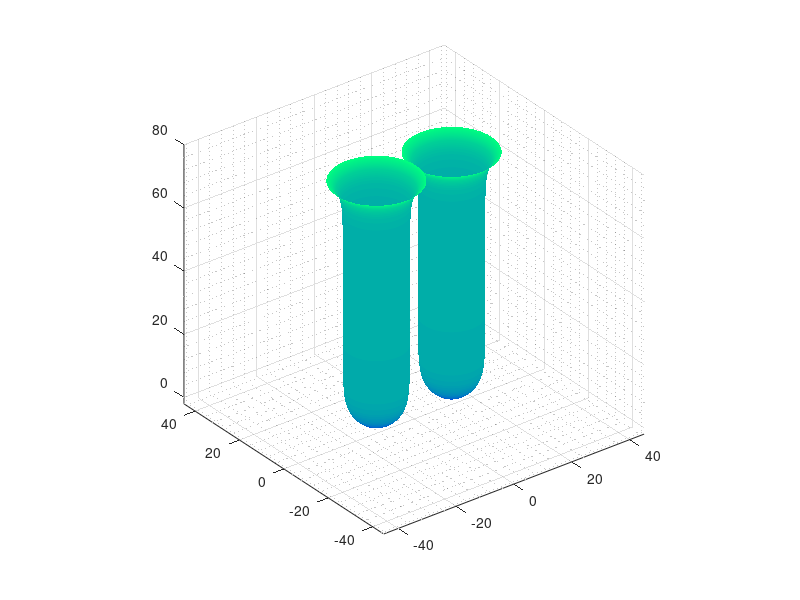

Recreate this plot in MATLAB.
% Crypt fission maybe
clear; close all; clc

% Discretize space:
N_u = 1e2;
u = linspace(0, 2*pi, N_u);
du = u(2) - u(1);

N_v = 3e2;
v = linspace(0,1,N_v)';
dv = v(2)-v(1);

%Create mesh grid:
[U_mesh,V_mesh] = meshgrid(u,v);

% Define radius function:
L = 78;
r_b = 41/2/pi;
r_t = 10/pi;   
a = 0.3;   
beta = 0.15;


max_separation = 13;

Z_mesh = L * V_mesh;
R_z = r_b*(1 - exp(-a * Z_mesh)) + r_t * exp(a * (Z_mesh - L));



for c = -30 : 150

    A = 1./ (1+exp(beta * (Z_mesh-c)));

    if c < 0
        A = A * exp(c); 
    end

    %g = 1 + 1 ./ (1 + exp(beta * (Z_mesh - c)));
    g = 1 + (sqrt(2) - 1) ./ (1 + exp(beta* (Z_mesh-c)));

    %p_u = sin(U_mesh);
    %f = 1 - A + 2*A .* (p_u.^2);
    %f = 1 - A .* (cos(U_mesh/2).^2);

    %lambda = f .* g .* R_z;
    lambda = g .* R_z;

    shift = max_separation * A;

    X1 = lambda .* cos(U_mesh) - shift;
    Y1 = lambda .* sin(U_mesh);
    Z = Z_mesh;

    X2 = lambda .* cos(U_mesh) + shift;
    Y2 = lambda .* sin(U_mesh);
   
   

    % Generate surface plot
    figure(1)
    surf(X1, Y2, Z, lambda)
    hold on

    surf(X2, Y2, Z, lambda)
    hold off

    shading interp
    grid on
    grid minor
    colormap winter
    axis equal
    xlim([-45 45])
    ylim([-45 45])
    zlim([-2 80])
    if c == -30
        pause(1)
%     else
%         drawnow
    end
    

end
